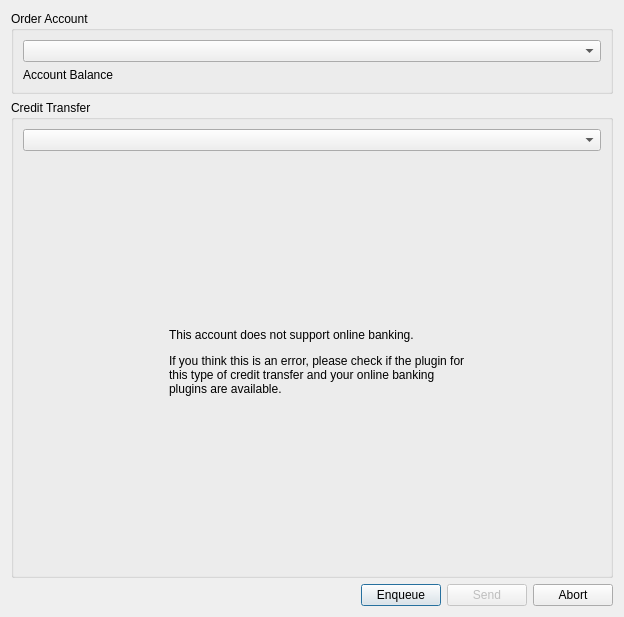
<?xml version="1.0" encoding="UTF-8"?>
<ui version="4.0">
 <class>kOnlineTransferForm</class>
 <widget class="QDialog" name="kOnlineTransferForm">
  <property name="geometry">
   <rect>
    <x>0</x>
    <y>0</y>
    <width>624</width>
    <height>617</height>
   </rect>
  </property>
  <property name="sizeGripEnabled">
   <bool>false</bool>
  </property>
  <layout class="QVBoxLayout" name="verticalLayout">
   <item>
    <widget class="QGroupBox" name="groupBox">
     <property name="title">
      <string>Order Account</string>
     </property>
     <layout class="QFormLayout" name="formLayout">
      <item row="1" column="0">
       <widget class="QLabel" name="label_6">
        <property name="text">
         <string>Account Balance</string>
        </property>
       </widget>
      </item>
      <item row="1" column="1">
       <widget class="KMyMoneyEdit" name="orderAccountBalance">
        <property name="enabled">
         <bool>false</bool>
        </property>
        <property name="calculatorButtonVisibility" stdset="0">
         <bool>false</bool>
        </property>
        <property name="resetButtonVisibility" stdset="0">
         <bool>false</bool>
        </property>
        <property name="readOnly" stdset="0">
         <bool>true</bool>
        </property>
       </widget>
      </item>
      <item row="0" column="0" colspan="2">
       <widget class="KMyMoneyAccountCombo" name="originAccount"/>
      </item>
     </layout>
    </widget>
   </item>
   <item>
    <widget class="QGroupBox" name="groupBox_2">
     <property name="title">
      <string>Credit Transfer</string>
     </property>
     <layout class="QVBoxLayout" name="verticalLayout_2">
      <item>
       <widget class="KComboBox" name="transferTypeSelection"/>
      </item>
      <item>
       <widget class="QStackedWidget" name="displayStack">
        <property name="sizePolicy">
         <sizepolicy hsizetype="Expanding" vsizetype="Preferred">
          <horstretch>0</horstretch>
          <verstretch>0</verstretch>
         </sizepolicy>
        </property>
        <property name="minimumSize">
         <size>
          <width>333</width>
          <height>250</height>
         </size>
        </property>
        <property name="currentIndex">
         <number>0</number>
        </property>
        <widget class="QWidget" name="accountUnsupported">
         <layout class="QVBoxLayout" name="verticalLayout_3" stretch="0,1,0">
          <item>
           <spacer name="verticalSpacer">
            <property name="orientation">
             <enum>Qt::Vertical</enum>
            </property>
            <property name="sizeHint" stdset="0">
             <size>
              <width>20</width>
              <height>54</height>
             </size>
            </property>
           </spacer>
          </item>
          <item>
           <layout class="QHBoxLayout" name="horizontalLayout_3" stretch="0,1,0">
            <item>
             <spacer name="horizontalSpacer_2">
              <property name="orientation">
               <enum>Qt::Horizontal</enum>
              </property>
              <property name="sizeHint" stdset="0">
               <size>
                <width>0</width>
                <height>20</height>
               </size>
              </property>
             </spacer>
            </item>
            <item>
             <layout class="QHBoxLayout" name="horizontalLayout" stretch="0,1">
              <property name="sizeConstraint">
               <enum>QLayout::SetMaximumSize</enum>
              </property>
              <item>
               <widget class="QLabel" name="unsupportedIcon">
                <property name="sizePolicy">
                 <sizepolicy hsizetype="Maximum" vsizetype="Maximum">
                  <horstretch>0</horstretch>
                  <verstretch>0</verstretch>
                 </sizepolicy>
                </property>
               </widget>
              </item>
              <item>
               <widget class="QLabel" name="label">
                <property name="maximumSize">
                 <size>
                  <width>300</width>
                  <height>16777215</height>
                 </size>
                </property>
                <property name="text">
                 <string>&lt;html&gt;&lt;head/&gt;&lt;body&gt;&lt;p&gt;This account does not support online banking.&lt;/p&gt;&lt;p&gt;If you think this is an error, please check if the plugin for this type of credit transfer and your online banking plugins are available.&lt;/p&gt;&lt;/body&gt;&lt;/html&gt;</string>
                </property>
                <property name="wordWrap">
                 <bool>true</bool>
                </property>
               </widget>
              </item>
             </layout>
            </item>
            <item>
             <spacer name="horizontalSpacer_3">
              <property name="orientation">
               <enum>Qt::Horizontal</enum>
              </property>
              <property name="sizeHint" stdset="0">
               <size>
                <width>0</width>
                <height>20</height>
               </size>
              </property>
             </spacer>
            </item>
           </layout>
          </item>
          <item>
           <spacer name="verticalSpacer_2">
            <property name="orientation">
             <enum>Qt::Vertical</enum>
            </property>
            <property name="sizeHint" stdset="0">
             <size>
              <width>20</width>
              <height>53</height>
             </size>
            </property>
           </spacer>
          </item>
         </layout>
        </widget>
        <widget class="QWidget" name="page">
         <layout class="QVBoxLayout" name="verticalLayout_4">
          <item>
           <widget class="KMessageWidget" name="headMessage"/>
          </item>
          <item>
           <widget class="KMessageWidget" name="convertMessage"/>
          </item>
          <item>
           <widget class="QScrollArea" name="creditTransferEdit">
            <property name="frameShape">
             <enum>QFrame::NoFrame</enum>
            </property>
            <property name="frameShadow">
             <enum>QFrame::Plain</enum>
            </property>
            <property name="widgetResizable">
             <bool>true</bool>
            </property>
            <property name="alignment">
             <set>Qt::AlignLeading|Qt::AlignLeft|Qt::AlignTop</set>
            </property>
            <widget class="QWidget" name="scrollAreaWidgetContents">
             <property name="geometry">
              <rect>
               <x>0</x>
               <y>0</y>
               <width>100</width>
               <height>30</height>
              </rect>
             </property>
            </widget>
           </widget>
          </item>
         </layout>
        </widget>
       </widget>
      </item>
     </layout>
    </widget>
   </item>
   <item>
    <layout class="QHBoxLayout" name="horizontalLayout_4">
     <item>
      <spacer name="horizontalSpacer_4">
       <property name="orientation">
        <enum>Qt::Horizontal</enum>
       </property>
       <property name="sizeHint" stdset="0">
        <size>
         <width>40</width>
         <height>20</height>
        </size>
       </property>
      </spacer>
     </item>
     <item>
      <widget class="QPushButton" name="buttonEnque">
       <property name="text">
        <string>Enqueue</string>
       </property>
       <property name="icon">
        <iconset theme="document-save">
         <normaloff>.</normaloff>.</iconset>
       </property>
      </widget>
     </item>
     <item>
      <widget class="QPushButton" name="buttonSend">
       <property name="enabled">
        <bool>false</bool>
       </property>
       <property name="text">
        <string>Send</string>
       </property>
       <property name="icon">
        <iconset theme="mail-send">
         <normaloff>.</normaloff>.</iconset>
       </property>
      </widget>
     </item>
     <item>
      <widget class="QPushButton" name="buttonAbort">
       <property name="text">
        <string>Abort</string>
       </property>
       <property name="icon">
        <iconset theme="dialog-cancel">
         <normaloff>.</normaloff>.</iconset>
       </property>
      </widget>
     </item>
    </layout>
   </item>
  </layout>
 </widget>
 <customwidgets>
  <customwidget>
   <class>KMessageWidget</class>
   <extends>QFrame</extends>
   <header>kmessagewidget.h</header>
   <container>1</container>
  </customwidget>
  <customwidget>
   <class>KComboBox</class>
   <extends>QComboBox</extends>
   <header>kcombobox.h</header>
  </customwidget>
  <customwidget>
   <class>KMyMoneyEdit</class>
   <extends>QFrame</extends>
   <header>kmymoneyedit.h</header>
   <container>1</container>
  </customwidget>
  <customwidget>
   <class>KMyMoneyAccountCombo</class>
   <extends>KComboBox</extends>
   <header>kmymoneyaccountcombo.h</header>
  </customwidget>
 </customwidgets>
 <tabstops>
  <tabstop>buttonSend</tabstop>
  <tabstop>buttonEnque</tabstop>
  <tabstop>buttonAbort</tabstop>
 </tabstops>
 <resources/>
 <connections/>
</ui>
